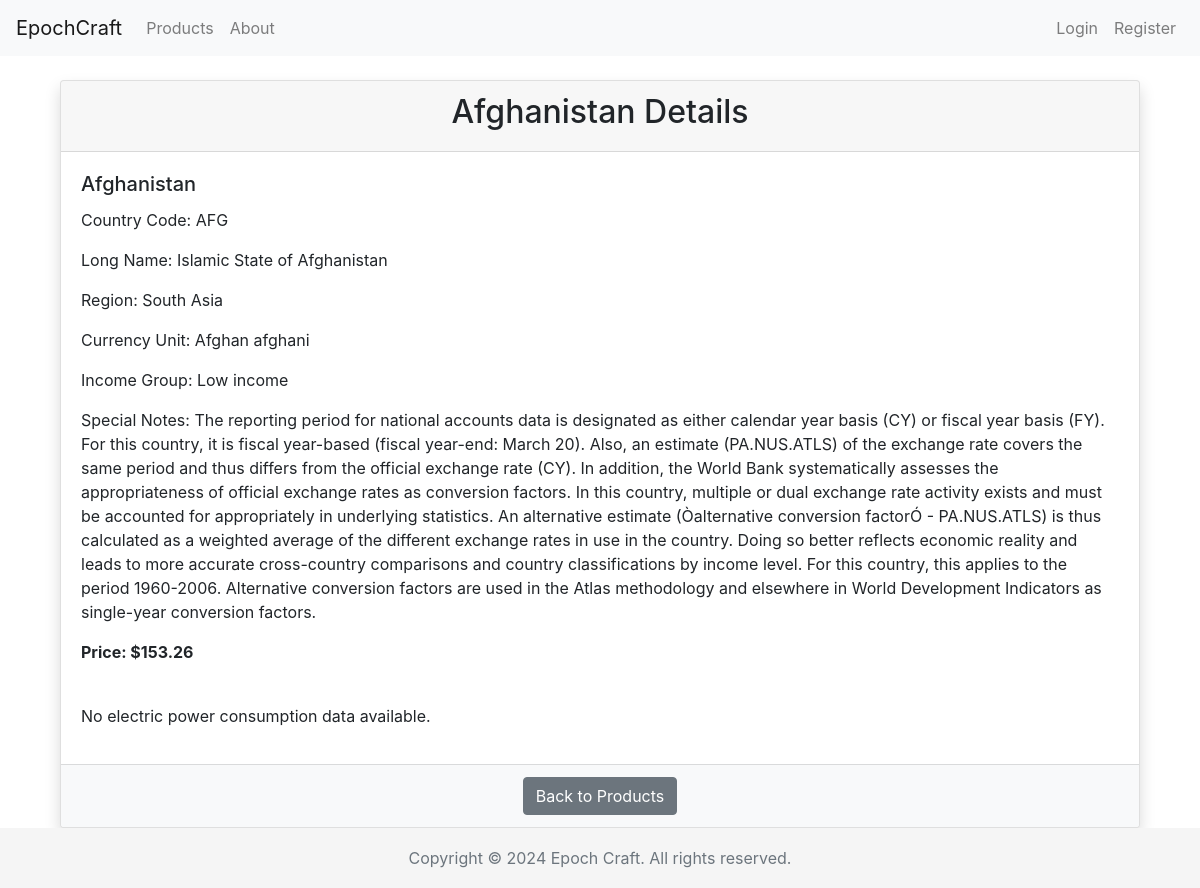
The app's page /products/535/ with its own data.
### cc_shop/models.py (models this page shows, shortened)
class Product(models.Model):
    country = models.ForeignKey(Country, on_delete=models.CASCADE, related_name='products')
    description = models.TextField()
    price = models.DecimalField(max_digits=10, decimal_places=2)
    type = models.CharField(max_length=50)   # Types could be like "Carbon Offset", "Renewable Energy Credit", etc

class Country(models.Model):
    country_code = models.CharField(max_length=3, primary_key=True)
    country_name = models.CharField(max_length=100)

class CountryMetadata(models.Model):
    country = models.OneToOneField(Country, on_delete=models.CASCADE, primary_key=True, related_name='metadata')
    long_name = models.CharField(max_length=100)
    region = models.CharField(max_length=50, null=True, blank=True)
    currency_unit = models.CharField(max_length=50, null=True, blank=True)
    income_group = models.CharField(max_length=50, null=True, blank=True)
    special_notes = models.TextField(null=True, blank=True)

### cc_shop/views.py (the view)
# urls.py: path('products/<str:product_id>/', views.product_detail, name='product_detail'),
def product_detail(request, product_id):
    product = get_object_or_404(Product, id=product_id)
    electric_consumptions = ElectricConsumption.objects.filter(country=product.country).order_by('year')
    years = [ec.year for ec in electric_consumptions]
    data = [ec.consumption for ec in electric_consumptions]
    context = {
        'product': product,
        'years': years,
        'electric_data': data,
    }
    return render(request, 'product_detail.html', context)

### cc_shop/templates/product_detail.html (shortened to what this page needs)
{% extends "base.html" %}
{% block content %}
<div class="container mt-4">
    <div class="card mb-4 shadow">
        <div class="card-header text-center">
            <h2>{{ product.country.country_name }} Details</h2>
        </div>
        <div class="card-body">
            <h5 class="card-title">{{ product.country.country_name }}</h5>
            <p class="card-text">Country Code: {{ product.country.country_code }}</p>
            <p class="card-text">Long Name: {{ product.country.metadata.long_name }}</p>
            <p class="card-text">Region: {{ product.country.metadata.region }}</p>
            <p class="card-text">Currency Unit: {{ product.country.metadata.currency_unit }}</p>
            <p class="card-text">Income Group: {{ product.country.metadata.income_group }}</p>
            <p class="card-text">Special Notes: {{ product.country.metadata.special_notes }}</p>
            <p class="card-text"><strong>Price: ${{ product.price }}</strong></p>
        </div>
        {% if electric_data %}
        <div class="card-body">
            <h4 class="text-center mb-3">Electric Power Consumption from 1994 to 2014 (kWh per Capita)</h4>
            <canvas id="electricConsumptionChart"></canvas>
        </div>
        <script src="https://cdn.jsdelivr.net/npm/chart.js"></script>
        <script>
            document.addEventListener('DOMContentLoaded', function () {
                var ctx = document.getElementById('electricConsumptionChart').getContext('2d');
                var electricConsumptionChart = new Chart(ctx, {
                    type: 'line',
                    data: {
                        labels: {{ years|safe }},
                        datasets: [{
                            label: 'Electric Power Consumption (kWh per Capita, Yearly)',
                            data: {{ electric_data|safe }},
                            backgroundColor: 'rgba(54, 162, 235, 0.2)',
                            borderColor: 'rgba(54, 162, 235, 1)',
                            borderWidth: 1
                        }]
                    },
                    options: {
                        responsive: true,
                        maintainAspectRatio: true,
                        scales: {
                            y: {
                                title: {
                                    display: true,
                                    text: 'Electric Power Consumption (kWh per Capita)',
                                    font: {
                                        size: 14,
                                        weight: 'bold'
                                    },
                                    padding: 5
                                },
                                beginAtZero: true
                            },
                            x: {
                                title: {
                                    display: true,
                                    text: 'Year',
                                    font: {
                                        size: 14
                                    }
                                }
                            }
                        }
                    }
                });
            });
        </script>
        {% else %}
        <div class="card-body">
            <p>No electric power consumption data available.</p>
        </div>
        {% endif %}
        <div class="card-footer text-center bg-light">
            <a href="{% url 'list_products' %}" class="btn btn-secondary">Back to Products</a>
        </div>
    </div>
</div>
{% endblock %}

### cc_shop/templates/base.html (style rules this page uses)
html { position: relative; min-height: 100%; }
body { margin-bottom: 60px; }

### records on screen
Product: country.country_name "Afghanistan", country.country_code "AFG", country.metadata.long_name "Islamic State of Afghanistan", country.metadata.region "South Asia", country.metadata.currency_unit "Afghan afghani", country.metadata.income_group "Low income", country.metadata.special_notes "The reporting period for national accounts data is designated as either calendar year basis (CY) or fiscal year basis (FY). For this country, it is fiscal year-based (fiscal year-end: March 20). Also, an estimate (PA.NUS.ATLS) of the exchange rate covers the same period and thus differs from the official exchange rate (CY). In addition, the World Bank systematically assesses the appropriateness of official exchange rates as conversion factors. In this country, multiple or dual exchange rate activity exists and must be accounted for appropriately in underlying statistics. An alternative estimate (Òalternative conversion factorÓ - PA.NUS.ATLS) is thus calculated as a weighted average of the…", price "153.26"
